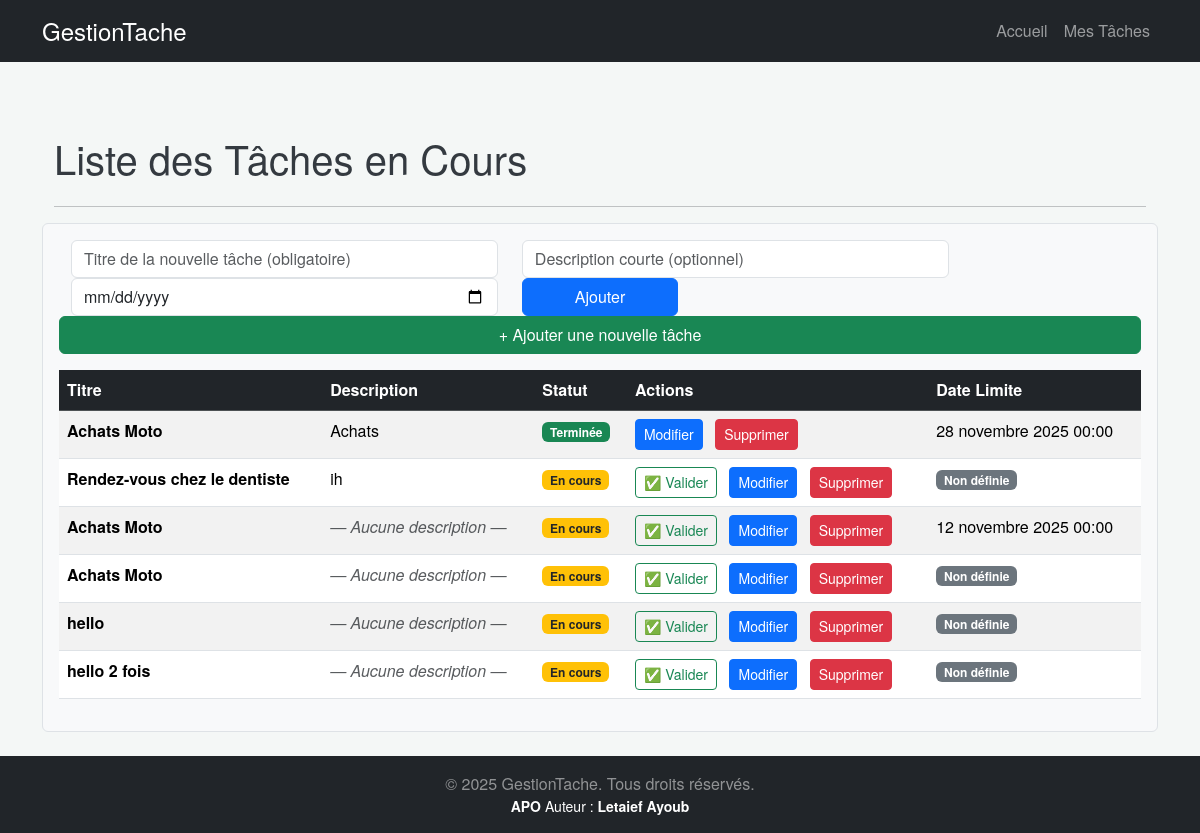
The app's page /liste/, older data.
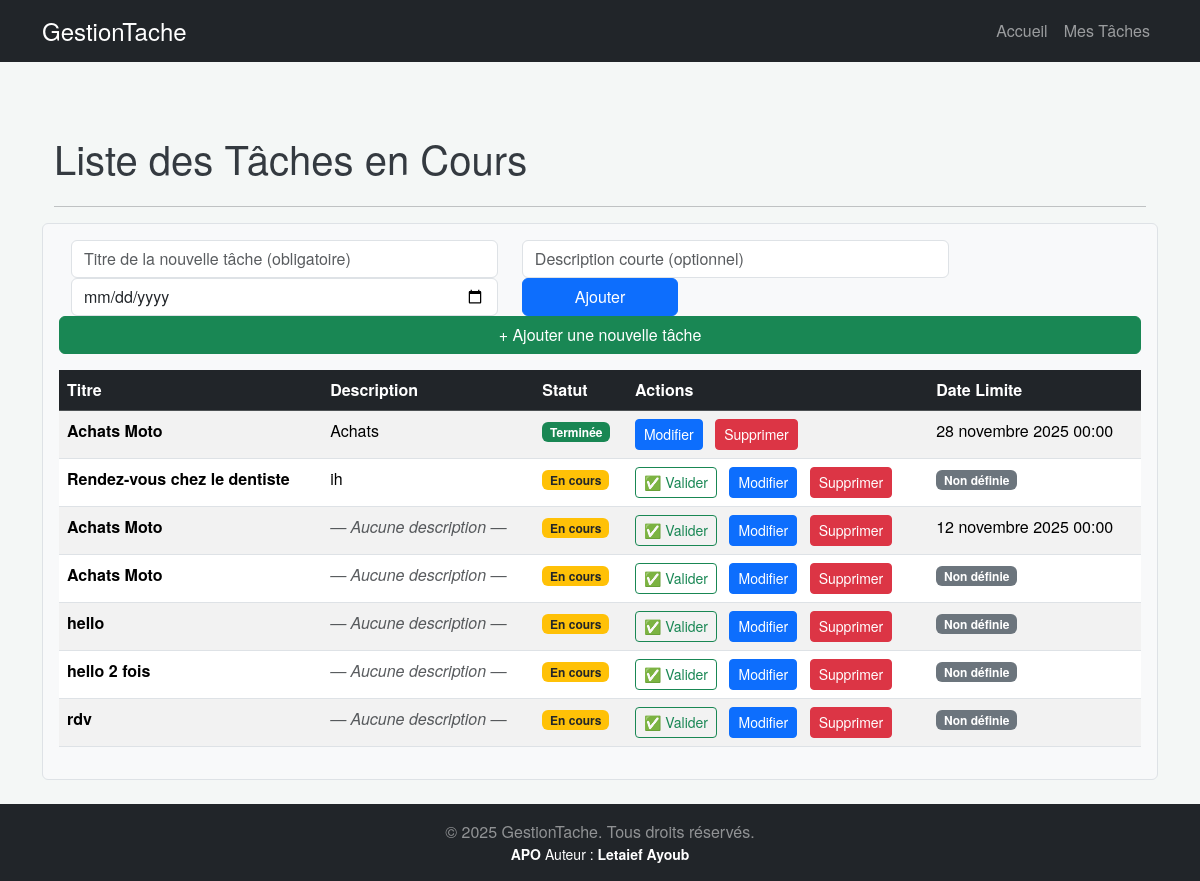
The same page, newer data.
### taches/models.py (models this page shows, shortened)
class Tache(models.Model):
    titre = models.CharField(max_length=200)
    description = models.TextField(blank=True, null=True) # Description facultative
    date_creation = models.DateTimeField(default=timezone.now)
    date_due = models.DateTimeField(blank=True, null=True) # Date limite facultative
    statut_en_cours = models.BooleanField(default=True)

### taches/views.py (the view)
# urls.py: path('liste/', views.liste_view, name='tache'),
def liste_view(request):
    taches_existantes= Tache.objects.all().order_by('date_creation')
    contexte = {'taches':taches_existantes}
    return render(
        request,
        'taches/tache.html',
        contexte)

### taches/templates/taches/tache.html (shortened to what the changed rows need)
{% extends 'taches/../../templates/base.html' %}
{% load static %}
{% block content %}
    <div class="container mt-5">
        <h1 class="mb-4"> Liste des Tâches en Cours</h1>
        <div class="row mb-4 bg-light p-3 border rounded">
        {% if taches %}
            <table id="table_taches" class="table table-striped table-hover">
                <thead class="table-dark">
                    <tr>
                        <th>Titre</th>
                        <th>Description</th>
                        <th>Statut</th>
                        <th>Actions</th>
                        <th>Date Limite</th>
                    </tr>
                </thead>
                <tbody id="tbody_taches">
                    {% for tache in taches %}
                        <tr>
                            <td>
                                <strong>{{ tache.titre }}</strong>
                            </td>
                            <td>
                                {% if tache.description %}
                                    {{ tache.description|truncatechars:50 }}
                                {% else %}
                                    <span class="text-muted fst-italic">— Aucune description —</span>
                                {% endif %}
                            </td>
                            <td>
                                {% if tache.statut_en_cours %}
                                    <span class="badge bg-warning text-dark">En cours</span>
                                {% else %}
                                    <span class="badge bg-success">Terminée</span>
                                {% endif %}
                            </td>
                            <td>
                                {% if tache.statut_en_cours %}
                                    <a href="{% url 'basculer_statut' pk=tache.pk %}"
                                       class="btn btn-sm btn-outline-success me-2"
                                       title="Valider la tâche"
                                       onclick="return confirm('Voulez-vous valider la tâche « {{ tache.titre|escapejs }} » ? Cette action est irréversible.');">
                                        ✅ Valider
                                    </a>
                                    <a href="{% url 'tache_modifier' pk=tache.pk %}" class="btn btn-sm btn-primary me-2">Modifier</a>
                                    <a href="{% url 'tache_supprimer' pk=tache.pk %}" class="btn btn-sm btn-danger">Supprimer</a>
                                {% else %}
                                    <a href="{% url 'tache_modifier' pk=tache.pk %}" class="btn btn-sm btn-primary me-2">Modifier</a>
                                    <a href="{% url 'tache_supprimer' pk=tache.pk %}" class="btn btn-sm btn-danger">Supprimer</a>
                                {% endif %}
                            </td>
                            <td>
                                {% if tache.date_due %}
                                    {{ tache.date_due }}
                                {% else %}
                                    <span class="badge bg-secondary">Non définie</span>
                                {% endif %}
                            </td>
                        </tr>
                    {% endfor %}
                </tbody>
            </table>
        {% else %}
            <div class="alert alert-info" role="alert">
                Aucune tâche n'est actuellement enregistrée.
            </div>
        {% endif %}
    </div>
{% endblock content %}

Row changes from the older to the newer data that the page shows:
added Tache: titre "rdv", description "— Aucune description —", statut_en_cours "En cours", shows "Non définie"
